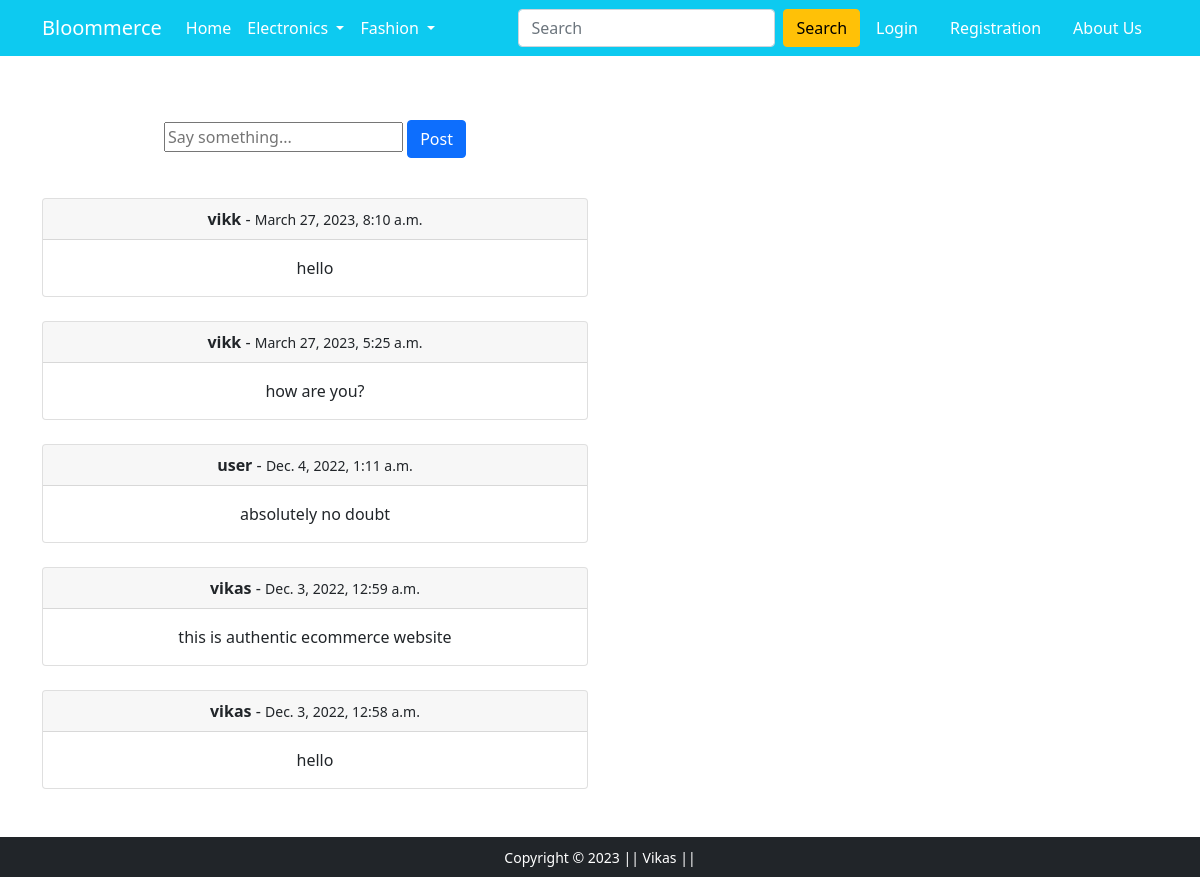
/comment/, run on an earlier commit of the app's database.
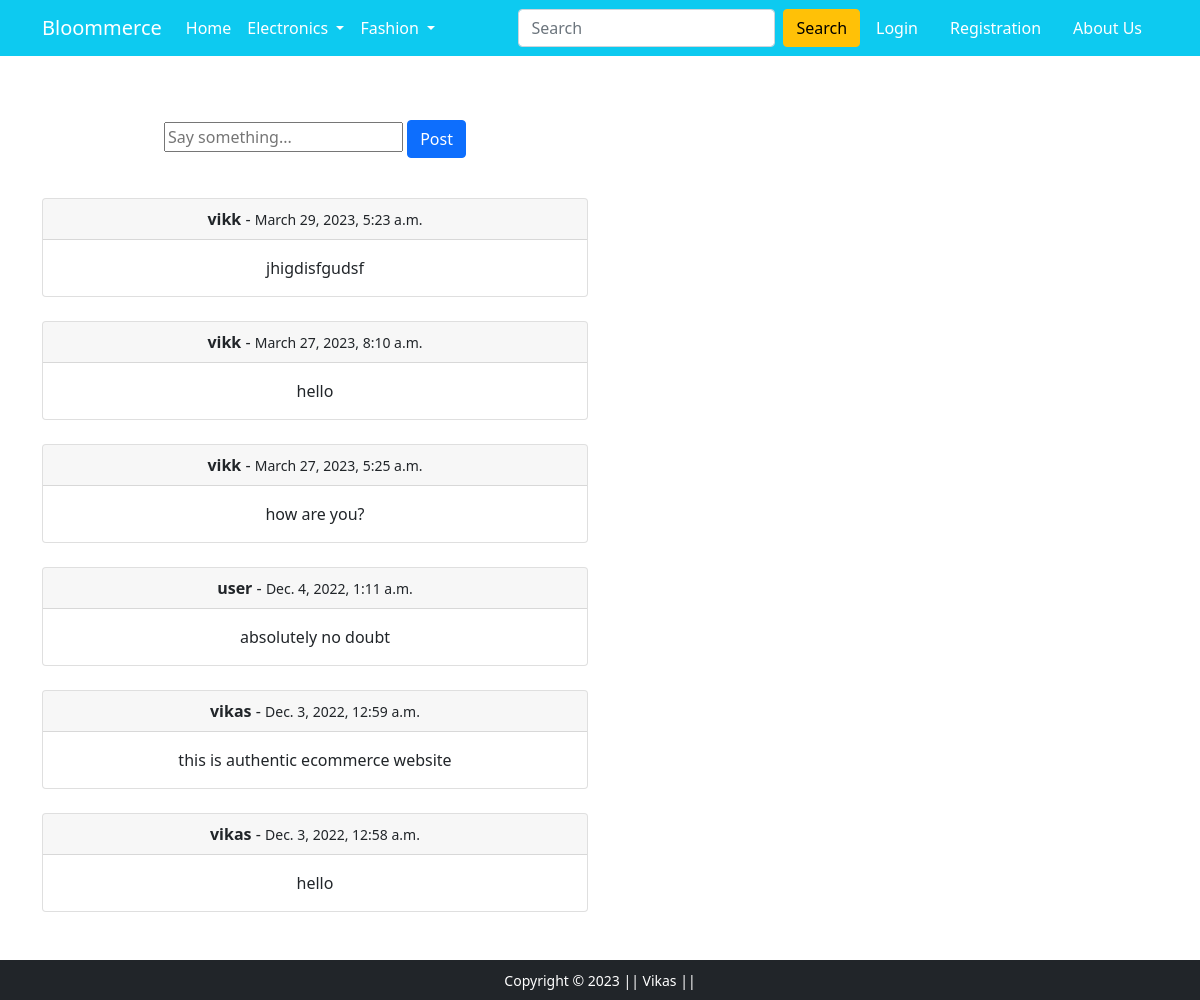
And on a later commit of the database.
### app/models.py (models this page shows)
class Comment(models.Model):
    body = models.TextField()
    author = models.ForeignKey(User, on_delete=models.CASCADE)
    created_on = models.DateTimeField(auto_now_add=True)

### app/views.py (the view, shortened to what this page needs)
# urls.py: path('comment/', views.CommentView.as_view(), name='comment'),
class CommentView(View):
    def get(self, request, *args, **kwargs):
        total_item = 0
        comments = Comment.objects.all().order_by('-created_on')
        form = CommentForm()
        if request.user.is_authenticated:
            total_item = len(Cart.objects.filter(user=request.user))
        context = {
            'form':form,
            'comments':comments,
            'total_item':total_item
        }
        return render(request, 'app/comment.html', context)

### app/forms.py
class CommentForm(forms.ModelForm):
    body = forms.CharField(label='', widget=forms.TextInput(attrs={'row':'3', 'placeholder':'Say something...'}))
    class Meta:
        model = Comment
        fields = ['body']

### app/templates/app/comment.html (shortened to what this page needs)
{% extends 'app/base.html' %}
{% block main-content %}
<div class="container text-center my-5">
    <div class="row">
        <div class="col-md-6 col-sm-5 justify-content-center">
            <form action="" method="post">
                {{form}}
                <input type="submit" class="btn btn-primary my-3" value="Post">
            </form>
            {% for comment in comments %}
            <div class="card mt-4">
                <div class="card-header">
                 <strong>{{ comment.author }}</strong> - <small>{{ comment.created_on }}</small>
                </div>
                <div class="card-body">
                  <p class="card-text">{{ comment.body }}</p>
                </div>
              </div>
            {% endfor %}
        </div>
    </div>
</div>
{% endblock main-content %}

What changed in the data, as far as the page shows it:
added Comment: author "vikk", created_on "March 29, 2023, 5:23 a.m.", body "jhigdisfgudsf"
